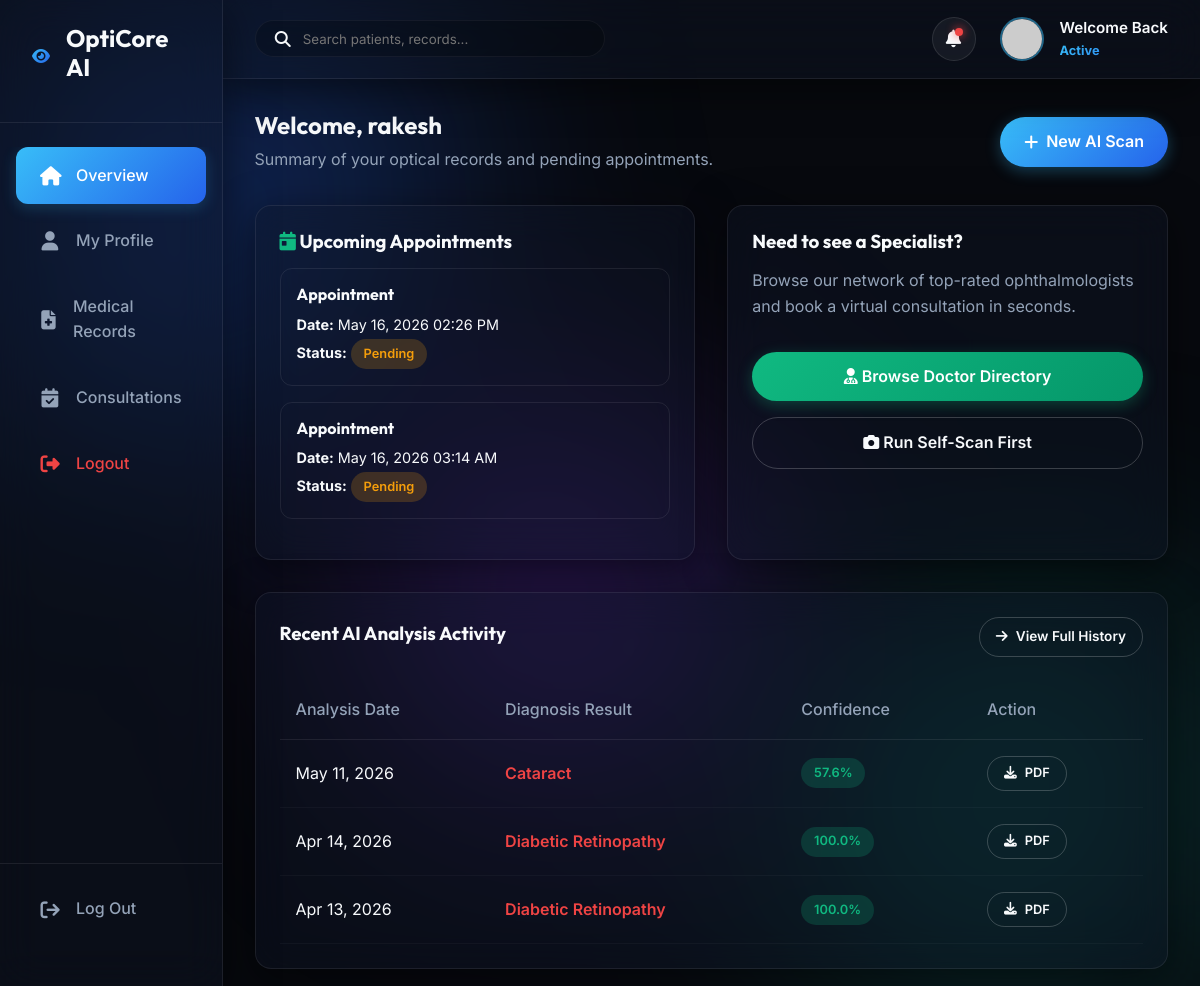
/dashboard (signed in), run on the app's committed database.
### app.py (models this page shows)
class User(UserMixin, db.Model):
    id = db.Column(db.Integer, primary_key=True)
    full_name = db.Column(db.String(100), nullable=False)
    email = db.Column(db.String(100), unique=True, nullable=False)
    password_hash = db.Column(db.String(255), nullable=False)
    role = db.Column(db.String(20), default='patient') # patient, doctor, admin
    is_active_account = db.Column(db.Boolean, default=True) # for admin suspension
    specialty = db.Column(db.String(100), nullable=True) # for doctors
    bio = db.Column(db.Text, nullable=True)
    created_at = db.Column(db.DateTime, default=datetime.datetime.utcnow)

class Appointment(db.Model):
    id = db.Column(db.Integer, primary_key=True)
    patient_id = db.Column(db.Integer, db.ForeignKey('user.id'), nullable=False)
    doctor_id = db.Column(db.Integer, db.ForeignKey('user.id'), nullable=False)
    appointment_date = db.Column(db.DateTime, nullable=False)
    status = db.Column(db.String(20), default='pending') # pending, confirmed, completed, cancelled
    is_emergency = db.Column(db.Boolean, default=False)
    meet_link = db.Column(db.String(255), nullable=True) # for telehealth
    notes = db.Column(db.Text, nullable=True)
    created_at = db.Column(db.DateTime, default=datetime.datetime.utcnow)

class DiagnosisReport(db.Model):
    id = db.Column(db.Integer, primary_key=True)
    patient_id = db.Column(db.Integer, db.ForeignKey('user.id'), nullable=False)
    image_path = db.Column(db.String(255), nullable=False)
    diagnosis_result = db.Column(db.String(100), nullable=False)
    confidence_score = db.Column(db.Float, nullable=False)
    verification_status = db.Column(db.String(20), default='pending') # pending, verified_correct, flagged_incorrect
    created_at = db.Column(db.DateTime, default=datetime.datetime.utcnow)

### app.py (the view)
@app.route('/dashboard')
@login_required
def dashboard():
    if current_user.role != 'patient':
        return redirect_dashboard(current_user)
    reports = DiagnosisReport.query.filter_by(patient_id=current_user.id).order_by(DiagnosisReport.created_at.desc()).limit(3).all()
    appointments = Appointment.query.filter_by(patient_id=current_user.id).order_by(Appointment.appointment_date.desc()).limit(3).all()
    return render_template('dashboard.html', reports=reports, appointments=appointments)

### app.py (called while the page is built)
@login_manager.user_loader
def load_user(user_id):
    return db.session.get(User, int(user_id))

### templates/dashboard.html (shortened to what this page needs)
{% extends 'base.html' %}
{% set use_sidebar = True %}
{% block sidebar_menu %}
<li><a href="{{ url_for('dashboard') }}" class="sidebar-link active"><i class="fa-solid fa-house"></i> Overview</a></li>
<li><a href="{{ url_for('profile') }}" class="sidebar-link"><i class="fa-solid fa-user"></i> My Profile</a></li>
<li><a href="{{ url_for('records') }}" class="sidebar-link"><i class="fa-solid fa-file-medical"></i> Medical Records</a></li>
<li><a href="{{ url_for('consultations') }}" class="sidebar-link"><i class="fa-solid fa-calendar-check"></i> Consultations</a></li>
<li><a href="{{ url_for('logout') }}" class="sidebar-link" style="color: #ef4444;"><i class="fa-solid fa-right-from-bracket"></i> Logout</a></li>
{% endblock %}
{% block app_content %}
<div class="flex items-center" style="justify-content: space-between; margin-bottom: 2rem;">
    <div>
        <h2>Welcome, {{ current_user.full_name }}</h2>
        <p class="text-secondary">Summary of your optical records and pending appointments.</p>
    </div>
    <a href="{{ url_for('scan') }}" class="btn btn-primary"><i class="fa-solid fa-plus"></i> New AI Scan</a>
</div>
<div class="grid-2 mb-2">
    <div class="glass-effect data-card">
        <h3><i class="fa-solid fa-calendar-day text-accent"></i> Upcoming Appointments</h3>
        <div class="mt-1">
            {% for appt in appointments %}
                <div style="border: 1px solid var(--glass-border); border-radius: 12px; padding: 1rem; text-align: left; margin-bottom: 1rem;">
                    <h4 style="margin-bottom: 0.5rem; color: var(--text-primary);">Appointment</h4>
                    <p style="margin-bottom: 0.2rem; font-size: 0.9rem;"><strong>Date:</strong> {{ appt.appointment_date.strftime('%b %d, %Y %I:%M %p') }}</p>
                    <p style="font-size: 0.9rem;"><strong>Status:</strong>
                        <span class="badge badge-{% if appt.status == 'confirmed' %}success{% elif appt.status == 'completed' %}info{% elif appt.status == 'pending' %}warning{% else %}danger{% endif %}">{{ appt.status|title }}</span>
                    </p>
                </div>
            {% else %}
                <div style="border: 1px solid var(--glass-border); border-radius: 12px; padding: 1.5rem; text-align: center;">
                    <i class="fa-solid fa-calendar-xmark text-secondary" style="font-size: 2rem; margin-bottom: 1rem;"></i>
                    <p>No upcoming appointments found.</p>
                </div>
            {% endfor %}
        </div>
    </div>
    <div class="glass-effect data-card">
        <h3>Need to see a Specialist?</h3>
        <p class="text-secondary mt-1">Browse our network of top-rated ophthalmologists and book a virtual consultation in seconds.</p>
        <div style="margin-top: 2rem;">
            <a href="{{ url_for('doctors_directory') }}" class="btn btn-accent w-full" style="display: inline-block; text-align: center; text-decoration: none;">
                <i class="fa-solid fa-user-doctor"></i> Browse Doctor Directory
            </a>
            <a href="{{ url_for('scan') }}" class="btn btn-outline w-full mt-1" style="display: inline-block; text-align: center; text-decoration: none;">
                <i class="fa-solid fa-camera"></i> Run Self-Scan First
            </a>
        </div>
    </div>
</div>
<div class="glass-effect data-card w-full">
    <div class="flex items-center" style="justify-content: space-between; margin-bottom: 1.5rem;">
        <h3>Recent AI Analysis Activity</h3>
        <a href="{{ url_for('records') }}" class="btn btn-outline" style="padding: 0.5rem 1rem; font-size: 0.85rem; text-decoration: none;"><i class="fa-solid fa-arrow-right"></i> View Full History</a>
    </div>
    <div style="overflow-x: auto;">
        <table>
            <thead>
                <tr>
                    <th>Analysis Date</th>
                    <th>Diagnosis Result</th>
                    <th>Confidence</th>
                    <th>Action</th>
                </tr>
            </thead>
            <tbody>
                {% for report in reports %}
                <tr>
                    <td>{{ report.created_at.strftime('%b %d, %Y') }}</td>
                    <td class="{% if report.diagnosis_result != 'Normal' %}text-danger{% else %}text-accent{% endif %}" style="font-weight: 600;">{{ report.diagnosis_result }}</td>
                    <td><span class="badge badge-success">{{ "%.1f"|format(report.confidence_score*100) }}%</span></td>
                    <td><a href="{{ url_for('generate_pdf', report_id=report.id) }}" class="btn btn-outline" style="padding: 0.4rem 1rem; font-size: 0.8rem; text-decoration: none;"><i class="fa-solid fa-download"></i> PDF</a></td>
                </tr>
                {% else %}
                <tr>
                    <td colspan="4" style="text-align: center; color: var(--text-secondary); padding: 1.5rem;">No AI scans history yet. <a href="{{ url_for('scan') }}" style="color: #38bdf8;">Take a scan now</a>.</td>
                </tr>
                {% endfor %}
            </tbody>
        </table>
    </div>
</div>
{% endblock %}

### templates/base.html (shortened to what this page needs)
<!DOCTYPE html>
<html lang="en">
<head>
    <link rel="stylesheet" href="https://cdnjs.cloudflare.com/ajax/libs/font-awesome/6.4.0/css/all.min.css">
    <link rel="stylesheet" href="{{ url_for('static', filename='css/style.css') }}">
</head>
<body class="{% if use_sidebar %}app-layout{% else %}landing-layout{% endif %}">
    <div class="background-orbs">
        <div class="orb orb-1"></div>
        <div class="orb orb-2"></div>
        <div class="orb orb-3"></div>
    </div>
    {% if not use_sidebar %}
    <nav class="navbar glass-effect sticky-top">
        <div class="logo">
            <span class="logo-icon"><i class="fa-solid fa-eye"></i></span>
            <a href="{{ url_for('index') }}" class="no-underline">
                <h1>OptiCore <span class="highlight">AI</span></h1>
            </a>
        </div>
        <ul class="nav-links desktop-only">
            <li><a href="{{ url_for('index') }}#features">Features</a></li>
            <li><a href="{{ url_for('index') }}#how-it-works">How it Works</a></li>
            <li><a href="{{ url_for('scan') }}">AI Scanner</a></li>
            <li><a href="{{ url_for('doctors_directory') }}">Consult a Doctor</a></li>
        </ul>
        <div class="nav-actions">
            {% if current_user.is_authenticated %}
                <a href="{{ url_for('dashboard') if current_user.role == 'patient' else url_for('doctor_dashboard') if current_user.role == 'doctor' else url_for('admin_dashboard') }}" class="btn btn-primary nav-btn">Dashboard</a>
                <a href="{{ url_for('logout') }}" class="btn btn-outline nav-btn" style="border-color: #ef4444; color: #ef4444;">Logout</a>
            {% else %}
                <a href="{{ url_for('login') }}" class="btn btn-outline nav-btn">Log In</a>
                <a href="{{ url_for('register') }}" class="btn btn-primary nav-btn">Sign Up</a>
            {% endif %}
        </div>
    </nav>
    <main class="main-content flex-grow">
        {% block content %}{% endblock %}
    </main>
    <footer class="glass-effect text-center padding-md">
        <p>&copy; 2026 OptiCore AI Medical Systems. All rights reserved.</p>
        <div class="social-links mt-1">
            <a href="#"><i class="fa-brands fa-twitter"></i></a>
            <a href="#"><i class="fa-brands fa-linkedin"></i></a>
            <a href="#"><i class="fa-brands fa-github"></i></a>
        </div>
    </footer>
    {% else %}
    <div class="app-wrapper">
        <aside class="sidebar glass-effect">
            <div class="sidebar-header">
                <span class="logo-icon"><i class="fa-solid fa-eye highlight"></i></span>
                <h2>OptiCore AI</h2>
            </div>
            <ul class="sidebar-nav">
                {% block sidebar_menu %}{% endblock %}
            </ul>
            <div class="sidebar-footer">
                <a class="sidebar-link" href="{{ url_for('index') }}">
                    <i class="fa-solid fa-arrow-right-from-bracket"></i>
                    <span>Log Out</span>
                </a>
            </div>
        </aside>
        <div class="app-main">
            <header class="topbar glass-effect">
                <div class="topbar-search">
                    <i class="fa-solid fa-search"></i>
                    <input type="text" placeholder="Search patients, records...">
                </div>
                <div class="topbar-actions">
                    <button class="icon-btn active-notification" onclick="showToast('No new notifications', 'info')">
                        <i class="fa-solid fa-bell"></i>
                    </button>
                    <div class="user-profile">
                        <img src="https://ui-avatars.com/api/?name=User&background=38bdf8&color=fff" alt="Profile" class="avatar">
                        <div class="user-info">
                            <span class="user-name">Welcome Back</span>
                            <span class="user-role highlight">Active</span>
                        </div>
                    </div>
                </div>
            </header>
            <main class="dashboard-content">
                {% block app_content %}{% endblock %}
            </main>
        </div>
    </div>
    {% endif %}
</body>
</html>

### data on the page
User: full_name "rakesh"
Appointment: appointment_date "May 16, 2026 02:26 PM", status "Pending"
Appointment: appointment_date "May 16, 2026 03:14 AM", status "Pending"
DiagnosisReport: created_at "May 11, 2026", diagnosis_result "Cataract", report.confidence_score*100 "57.6"
DiagnosisReport: created_at "Apr 14, 2026", diagnosis_result "Diabetic Retinopathy", report.confidence_score*100 "100.0"
DiagnosisReport: created_at "Apr 13, 2026", diagnosis_result "Diabetic Retinopathy", report.confidence_score*100 "100.0"
